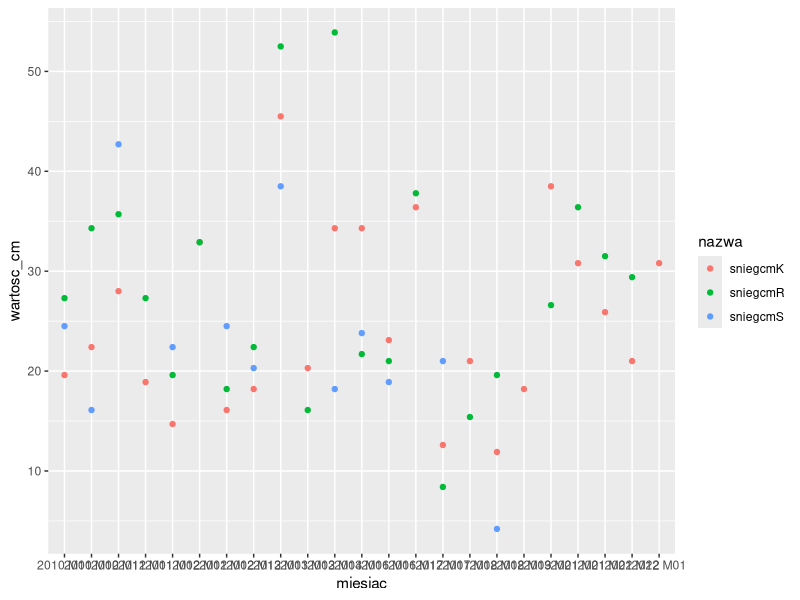

Recreate this plot in R.
library(tidyverse)

#Wczytałem bibliotekę tidyverse w celu użycia funkcji z pakietu dplyr

temperatura <- readxl::read_xlsx("dane/DaneTemp.xlsx", sheet = 1)
opad <- readxl::read_xlsx("dane/DaneTemp.xlsx", sheet = 2)

# Analizowane dane pobrałem ze strony Gus, przedstawiają one
# średnią temperaturę miesięczną i miesięczną sumę opadu dla wielolecia 2010-2022
# Planuje obliczyć sumę opadu sniegu dla poszczególnych miast. Założyłem, że średnia
# temperatura utrzymywała się przez cały miesiąc, a 1mm opadu odpowiada około 7mm śniegu.
# Efekt końcowy powinien zawierać tabelę z sumą opadu śniegu dla danego wielolecia w cm.

daneklim <- left_join(opad, temperatura, by = "Okres") |>
  rename(miesiac = Okres)

sniegkielce <- dplyr::select(daneklim, miesiac, OpadKiel, TempKiel) |>
  dplyr::filter(OpadKiel > 0 & TempKiel <= 0) |>
  dplyr::mutate(sniegcmK = OpadKiel * 0.7)

sniegrzeszow <- dplyr::select(daneklim, miesiac, OpadRzes, TempRzes) |>
  dplyr::filter(OpadRzes > 0 & TempRzes <= 0) |>
  dplyr::mutate(sniegcmR = OpadRzes * 0.7)

sniegszczecin <- dplyr::select(daneklim, miesiac, OpadSzcz, TempSzcz) |>
  dplyr::filter(OpadSzcz > 0 & TempSzcz <= 0) |>
  dplyr::mutate(sniegcmS = OpadSzcz * 0.7)


Snieg <- dplyr::full_join(sniegkielce, sniegszczecin, by = NULL) |>
  dplyr::full_join(sniegrzeszow, by = NULL)

Snieg2 <- Snieg |>
  tidyr::pivot_longer(
    cols = c(sniegcmK, sniegcmR, sniegcmS),
    names_to = "nazwa",
    values_to = "wartosc_cm"
  )

ggplot2::ggplot(Snieg2, aes(miesiac, wartosc_cm, color = nazwa, )) +
  geom_point()

Snieg <- dplyr::summarise(
  Snieg,
  dplyr::across(starts_with("snieg"), list(suma = \(x) sum(x, na.rm = TRUE)))
) |>
  dplyr::rename(
    Kielce_suma_opadu_cm = sniegcmK_suma,
    Szczecin_suma_opadu_cm = sniegcmS_suma,
    Rzeszow_suma_opadu_cm = sniegcmR_suma
  )
